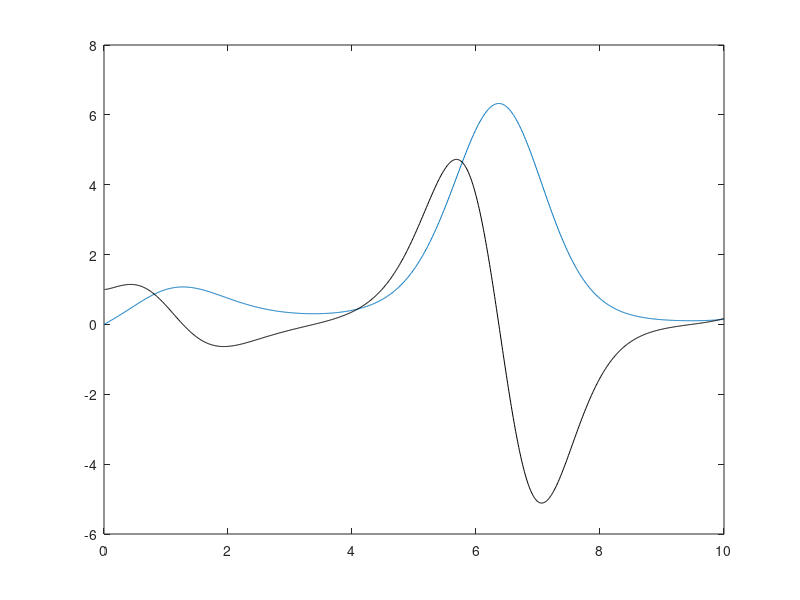

MATLAB code to generate this figure:
%calkowanie numeryczne

clear;
e=10;
b=0;
skok=0.01;
% x nalezy do przedzialu b(beginning) e(end) o kroku - skok
x=b:skok:e;
%funkcja badana
Y='x.^cos(x)';
y=inline(Y);

plot(x, y(x));
hold on;
%pochodna obliczona analitycznie - wykres kolor czarny
Y1='(x.^cos(x)).*(cos(x)./x-sin(x).*log(x))';
y1=inline(Y1);
plot(x, y1(x),'black');
hold on;

%metoda prostokatow
%n - ilosc elementow na ktore dzielimy przedzial <b,e> im n wieksze tym
%wiecej przedzialow - wieksza dokladnosc obliczen
n=100;
disp('ilosc elementow na ktory zostal podzielony przedzial: ')
n
%dx - dlugosc podstawy 1 elementu po podziale odcinka na n elementow
dx=(e-b)/n;
%poczatkowa wartosc metody prostokatow
mp=0;


%mp- calka metoda prostokatow
disp('calkowanie - metoda prostokatow');

for i=b:dx:e
mp=mp+y(i)*dx;
end
mp

%mt- calka metoda trapezow
disp('calkowanie - metoda trapezow');
suma=0;
k=e-dx;
%i nalezy do przedzialu (b,e)
for i=dx:dx:k
    suma=suma+y(i);
end
mt=dx*(y(b)/2+suma+y(e)/2);
mt

%ms - calka metoda parabol(Simpsona)
disp('calkowanie - metoda parabol');
a=dx:2*dx:e-dx;
c=2*dx:2*dx:e-2*dx;
drugi_element=0;
for a=dx:2*dx:e-dx
    drugi_element=drugi_element+y(a);
end
trzeci_element=0;
for c=2*dx:2*dx:e-2*dx;
    trzeci_element=trzeci_element+y(c);
end
ms=(y(b)+4*drugi_element+2*trzeci_element+y(e))*dx/3;
ms

%mw - calka metoda z matlaba
disp('calkowanie - metoda quad z biblioteki matlaba');
mzm=quad(y, 0, 10)
    








